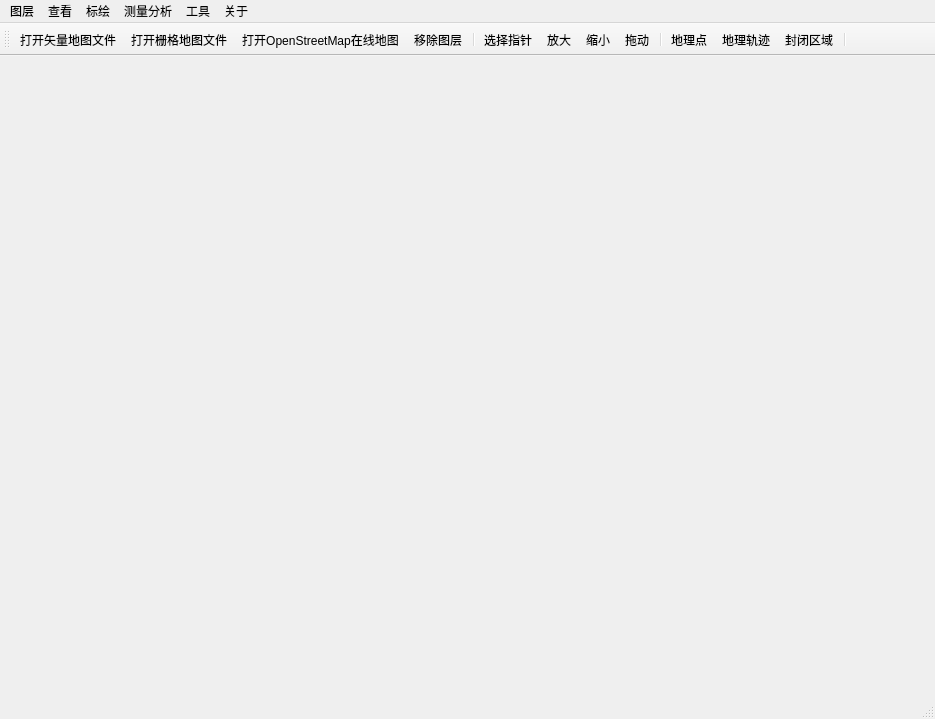
<?xml version="1.0" encoding="UTF-8"?>
<ui version="4.0">
 <class>sqGisMainWindow</class>
 <widget class="QMainWindow" name="sqGisMainWindow">
  <property name="geometry">
   <rect>
    <x>0</x>
    <y>0</y>
    <width>935</width>
    <height>719</height>
   </rect>
  </property>
  <property name="windowTitle">
   <string>sqGisTool</string>
  </property>
  <property name="dockNestingEnabled">
   <bool>true</bool>
  </property>
  <widget class="QWidget" name="centralWidget"/>
  <widget class="QMenuBar" name="menuBar">
   <property name="geometry">
    <rect>
     <x>0</x>
     <y>0</y>
     <width>935</width>
     <height>23</height>
    </rect>
   </property>
   <widget class="QMenu" name="menufile">
    <property name="title">
     <string>图层</string>
    </property>
    <addaction name="openVectorLayerAction"/>
    <addaction name="openRasterLayerAction"/>
    <addaction name="separator"/>
    <addaction name="openLocalTilesLayerAction"/>
    <addaction name="openOpenStreetMapLayerAction"/>
    <addaction name="separator"/>
    <addaction name="removeLayerAction"/>
    <addaction name="separator"/>
    <addaction name="action_6"/>
   </widget>
   <widget class="QMenu" name="menu">
    <property name="title">
     <string>查看</string>
    </property>
    <addaction name="selectAction"/>
    <addaction name="zoomInAction"/>
    <addaction name="zoomOutAction"/>
    <addaction name="panAction"/>
    <addaction name="separator"/>
    <addaction name="action_4"/>
    <addaction name="action_5"/>
    <addaction name="separator"/>
    <addaction name="openLayerMgrAction"/>
    <addaction name="openLayerPropertyAction"/>
   </widget>
   <widget class="QMenu" name="menu_2">
    <property name="title">
     <string>标绘</string>
    </property>
    <addaction name="markPointAction"/>
    <addaction name="markLineAction"/>
    <addaction name="markPolygonAction"/>
    <addaction name="separator"/>
   </widget>
   <widget class="QMenu" name="menu_3">
    <property name="title">
     <string>关于</string>
    </property>
    <addaction name="aboutAction"/>
   </widget>
   <widget class="QMenu" name="menu_4">
    <property name="title">
     <string>工具</string>
    </property>
    <addaction name="convertCoorAction"/>
    <addaction name="separator"/>
    <addaction name="action_7"/>
   </widget>
   <widget class="QMenu" name="menu_5">
    <property name="title">
     <string>测量分析</string>
    </property>
    <addaction name="action_11"/>
    <addaction name="action_12"/>
    <addaction name="separator"/>
    <addaction name="action_13"/>
    <addaction name="action_15"/>
    <addaction name="separator"/>
    <addaction name="action_17"/>
   </widget>
   <addaction name="menufile"/>
   <addaction name="menu"/>
   <addaction name="menu_2"/>
   <addaction name="menu_5"/>
   <addaction name="menu_4"/>
   <addaction name="menu_3"/>
  </widget>
  <widget class="QToolBar" name="mainToolBar">
   <attribute name="toolBarArea">
    <enum>TopToolBarArea</enum>
   </attribute>
   <attribute name="toolBarBreak">
    <bool>false</bool>
   </attribute>
   <addaction name="openVectorLayerAction"/>
   <addaction name="openRasterLayerAction"/>
   <addaction name="openOpenStreetMapLayerAction"/>
   <addaction name="removeLayerAction"/>
   <addaction name="separator"/>
   <addaction name="selectAction"/>
   <addaction name="zoomInAction"/>
   <addaction name="zoomOutAction"/>
   <addaction name="panAction"/>
   <addaction name="separator"/>
   <addaction name="markPointAction"/>
   <addaction name="markLineAction"/>
   <addaction name="markPolygonAction"/>
   <addaction name="separator"/>
  </widget>
  <widget class="QStatusBar" name="statusBar"/>
  <action name="zoomInAction">
   <property name="checkable">
    <bool>true</bool>
   </property>
   <property name="icon">
    <iconset resource="sqGis.qrc">
     <normaloff>:/img/zoom-in_x24</normaloff>:/img/zoom-in_x24</iconset>
   </property>
   <property name="text">
    <string>放大</string>
   </property>
  </action>
  <action name="zoomOutAction">
   <property name="checkable">
    <bool>true</bool>
   </property>
   <property name="icon">
    <iconset resource="sqGis.qrc">
     <normaloff>:/img/zoom-out_x24</normaloff>:/img/zoom-out_x24</iconset>
   </property>
   <property name="text">
    <string>缩小</string>
   </property>
  </action>
  <action name="panAction">
   <property name="checkable">
    <bool>true</bool>
   </property>
   <property name="icon">
    <iconset resource="sqGis.qrc">
     <normaloff>:/img/pan_x24</normaloff>:/img/pan_x24</iconset>
   </property>
   <property name="text">
    <string>拖动</string>
   </property>
  </action>
  <action name="action">
   <property name="text">
    <string>添加位置点</string>
   </property>
  </action>
  <action name="openLayerMgrAction">
   <property name="icon">
    <iconset resource="sqGis.qrc">
     <normaloff>:/img/layer-mgr_x24</normaloff>:/img/layer-mgr_x24</iconset>
   </property>
   <property name="text">
    <string>图层管理</string>
   </property>
  </action>
  <action name="action_4">
   <property name="text">
    <string>选择区域</string>
   </property>
  </action>
  <action name="action_5">
   <property name="text">
    <string>还原</string>
   </property>
  </action>
  <action name="markPointAction">
   <property name="icon">
    <iconset resource="sqGis.qrc">
     <normaloff>:/img/position_x24</normaloff>:/img/position_x24</iconset>
   </property>
   <property name="text">
    <string>地理点</string>
   </property>
  </action>
  <action name="markLineAction">
   <property name="icon">
    <iconset resource="sqGis.qrc">
     <normaloff>:/img/line_x24</normaloff>:/img/line_x24</iconset>
   </property>
   <property name="text">
    <string>地理轨迹</string>
   </property>
  </action>
  <action name="markPolygonAction">
   <property name="icon">
    <iconset resource="sqGis.qrc">
     <normaloff>:/img/polygon_x24</normaloff>:/img/polygon_x24</iconset>
   </property>
   <property name="text">
    <string>封闭区域</string>
   </property>
  </action>
  <action name="action_9">
   <property name="text">
    <string>轨迹导入</string>
   </property>
  </action>
  <action name="action_10">
   <property name="text">
    <string>轨迹导出</string>
   </property>
  </action>
  <action name="action_11">
   <property name="text">
    <string>空间距离测量</string>
   </property>
  </action>
  <action name="action_12">
   <property name="text">
    <string>投影距离测量</string>
   </property>
  </action>
  <action name="action_13">
   <property name="text">
    <string>空间角度测量</string>
   </property>
  </action>
  <action name="action_15">
   <property name="text">
    <string>投影角度测量</string>
   </property>
  </action>
  <action name="action_17">
   <property name="text">
    <string>可视域分析</string>
   </property>
  </action>
  <action name="aboutAction">
   <property name="text">
    <string>关于sqGis</string>
   </property>
  </action>
  <action name="action_2">
   <property name="text">
    <string>新建矢量图层</string>
   </property>
  </action>
  <action name="openVectorLayerAction">
   <property name="icon">
    <iconset resource="sqGis.qrc">
     <normaloff>:/img/layer-vector-add_x24</normaloff>:/img/layer-vector-add_x24</iconset>
   </property>
   <property name="text">
    <string>打开矢量地图文件</string>
   </property>
  </action>
  <action name="action_16">
   <property name="text">
    <string>新建栅格图层</string>
   </property>
  </action>
  <action name="openRasterLayerAction">
   <property name="icon">
    <iconset resource="sqGis.qrc">
     <normaloff>:/img/layer-raster-add_x24</normaloff>:/img/layer-raster-add_x24</iconset>
   </property>
   <property name="text">
    <string>打开栅格地图文件</string>
   </property>
  </action>
  <action name="openLayerPropertyAction">
   <property name="icon">
    <iconset resource="sqGis.qrc">
     <normaloff>:/img/layer-info_x24</normaloff>:/img/layer-info_x24</iconset>
   </property>
   <property name="text">
    <string>图层属性</string>
   </property>
  </action>
  <action name="openLocalTilesLayerAction">
   <property name="text">
    <string>打开本地瓦片地图</string>
   </property>
  </action>
  <action name="openOpenStreetMapLayerAction">
   <property name="icon">
    <iconset resource="sqGis.qrc">
     <normaloff>:/img/osm_x24</normaloff>:/img/osm_x24</iconset>
   </property>
   <property name="text">
    <string>打开OpenStreetMap在线地图</string>
   </property>
  </action>
  <action name="selectAction">
   <property name="icon">
    <iconset resource="sqGis.qrc">
     <normaloff>:/img/select_x24</normaloff>:/img/select_x24</iconset>
   </property>
   <property name="text">
    <string>选择指针
</string>
   </property>
  </action>
  <action name="action_18">
   <property name="text">
    <string>实时轨迹</string>
   </property>
  </action>
  <action name="convertCoorAction">
   <property name="text">
    <string>EPSG3857&lt;=&gt;EPSG4326</string>
   </property>
  </action>
  <action name="removeLayerAction">
   <property name="icon">
    <iconset resource="sqGis.qrc">
     <normaloff>:/img/trash_x24</normaloff>:/img/trash_x24</iconset>
   </property>
   <property name="text">
    <string>移除图层</string>
   </property>
  </action>
  <action name="action_6">
   <property name="text">
    <string>退出</string>
   </property>
  </action>
  <action name="action_7">
   <property name="text">
    <string>导航电文接收器</string>
   </property>
  </action>
 </widget>
 <layoutdefault spacing="6" margin="11"/>
 <resources>
  <include location="sqGis.qrc"/>
 </resources>
 <connections/>
</ui>
